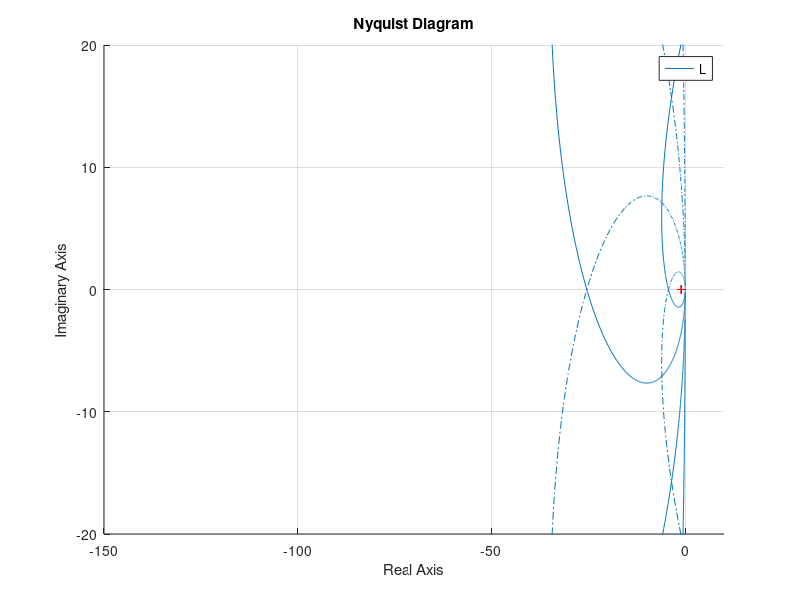
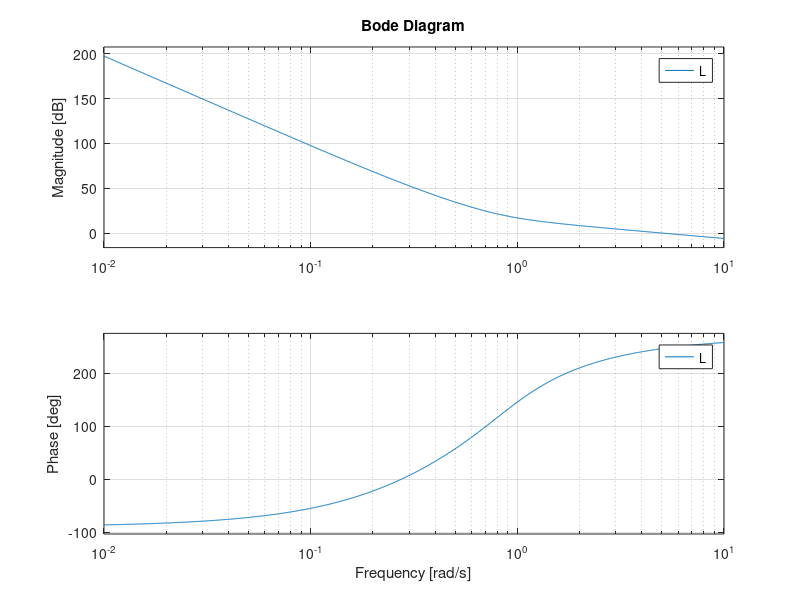

Recreate these plots in MATLAB, in order. (Note: this script raises an error after producing the figures.)
clear; clc; close all;

%% Lateral Position Control via LQR-PI

% Parameters
m = 0.033;
g = 9.81;
A_thrust = 0.091492681;
B_thrust = 0.067673604;

% Roll inertia 
Jxx = 16.571710e-6;

% Hover
T_hover_total = m * g;

% Function
f_hover = @(PWM) A_thrust * PWM.^2 + B_thrust * PWM - T_hover_total / 4;

% Initial guess
PWM_guess = 0.5;

% Solve function
PWM_hover = fsolve(f_hover, PWM_guess);

% Augmented State-space model with integral action
A = [0 1 0 0 0;
    0 0 g*pi/180 0 0; % Convert to Radian
    0 0 0 1 0;
    0 0 0 0 0;
    -1 0 0 0 0 ];

B = [0;
    0;
    0;
    (180/pi)/Jxx; % Convert to Degrees
    0];

B_2 = [0;
    0;
    0;
    0;
    1];

C = [1 0 0 0 0];

D = 0;

% LQR weights
Q = diag([20 5 30 5 20]);
R_values = [1 1e1 1e2 1e3 1e5 1e7 1e9 1e11 1e13 1e15];

% Open-loop system for frequency response
G = ss(A, B, eye(5), zeros(5,1));

% Nyquist Plot
figure;
hold on;
grid on;
title('Nyquist Plot');

% Bode Plot
figure;
hold on;
grid on;
title('Bode Plot');

% Legends
legend_entries = cell(length(R_values),1);

for i = 1:length(R_values)
    R = R_values(i);

    % LQR gain
    K = lqr(A, B, Q, R);
    k1 = K(1);
    k2 = K(2);
    k3 = K(3);
    k4 = K(4);
    k5 = K(5);

    fprintf('\nFor R = %.6f\n', R);
    fprintf('k1 = %.6f\n', k1);
    fprintf('k2 = %.6f\n', k2);
    fprintf('k3 = %.6f\n', k3);
    fprintf('k4 = %.6f\n', k4);
    fprintf('k5 = %.6f\n', k5);

    % Transfer Function
    L = K * G;

    % Nyquist Plot
    figure(1);
    nyquist(L);
    xlim([-150 10]);
    ylim([-20 20]);

    % Bode Plot
    figure(2);
    bode(L);

    % Gain and phase margins
    [GM, PM, ~ , ~] = margin(L);
    fprintf('Gain Margin = %.6f dB\n', abs(20*log10(GM)));
    fprintf('Phase Margin = %.6f deg\n', PM);

    legend_entries{i} = sprintf('R = %.2g', R);
end

figure(1);
legend(legend_entries, 'Location', 'best');

figure(2);
legend(legend_entries, 'Location', 'best');


R = 1e10;

% LQR gain
K = lqr(A, B, Q, R);
k1 = K(1);
k2 = K(2);
k3 = K(3);
k4 = K(4);
k5 = K(5);


fprintf('\n Chosen final R = %.6f\n', R);

fprintf('\nLQR gains:\n');
fprintf('k1 = %.10f\n', k1);
fprintf('k2 = %.10f\n', k2);
fprintf('k3 = %.10f\n', k3);
fprintf('k4 = %.10f\n', k4);
fprintf('k5 = %.10f\n', k5);

% Closed-loop system
Acl = A - B*K;
Bcl = B_2;
Ccl = eye(5);
Dcl = zeros(5,1);
sys_cl = ss(Acl, Bcl, Ccl, Dcl);

% Transfer Function
G_final = ss(A, B, eye(5), 0);
L_final = K * G_final;

[GM, PM, ~ , ~] = margin(L_final);
fprintf('Gain Margin = %.6f dB\n', abs(20*log10(GM)));
fprintf('Phase Margin = %.6f deg\n', PM);

% Step response for 1m command
t = linspace(0,20,1500)';
r = ones(size(t)); % 1 m referenc

x = lsim(sys_cl, r, t);        % simulate states
y_pos = x(:,1);                % lateral position state

% Plot altitude response
figure;
plot(t, y_pos, 'LineWidth',1.5);
grid on;
xlabel('Time (s)');
ylabel('Lateral position y (m)');
title('Closed-Loop Step Response to 1 m Lateral Position Command');

%% Connect mixer design to controller output

%  Parameters
k = 0.005964552;
l = 0.046;
PWM_min = 0.0;
PWM_max = 1.0;

% Compute controller thrust command
deltaM = -(x * K.');

% History of thurusts, PWM, and saturation
T_motor_hist = zeros(length(t),4);
PWM_hist = zeros(length(t),4);
alpha_hist = zeros(length(t),1);

for i = 1:length(t)
    [T_motor_i, PWM_i, alpha_i] = wrench_to_pwm( ...
        T_hover_total, deltaM(i), 0, 0, ...
        A_thrust, B_thrust, k, l, PWM_min, PWM_max);

    T_motor_hist(i,:) = T_motor_i.';
    PWM_hist(i,:) = PWM_i.';
    alpha_hist(i) = alpha_i;
end

% Plot total thrust command
figure;
plot(t, deltaM, 'LineWidth', 1.5);
grid on;
xlabel('Time (s)');
ylabel('Rolling moment command (N*m)');
title('Controller Output: Rolling Moment Command');

% Plot motor thrusts from mixer
figure;
plot(t, T_motor_hist(:,1), 'LineWidth', 1.5); hold on;
plot(t, T_motor_hist(:,2), '--', 'LineWidth', 1.2);
plot(t, T_motor_hist(:,3), 'LineWidth', 1.5);
plot(t, T_motor_hist(:,4), '--', 'LineWidth', 1.2);
grid on;
xlabel('Time (s)');
ylabel('Motor thrust (N)');
title('Motor Thrust Commands from Mixer');
legend('T_1','T_2','T_3','T_4');

% Plot PWM responses
figure;
plot(t, PWM_hist(:,1), 'LineWidth', 1.5); hold on;
plot(t, PWM_hist(:,2), '--', 'LineWidth', 1.2);
plot(t, PWM_hist(:,3), 'LineWidth', 1.5);
plot(t, PWM_hist(:,4), '--', 'LineWidth', 1.2);
grid on;
xlabel('Time (s)');
ylabel('PWM');
title('PWM Signal Behavior from Mixer');
legend('PWM_1','PWM_2','PWM_3','PWM_4');
